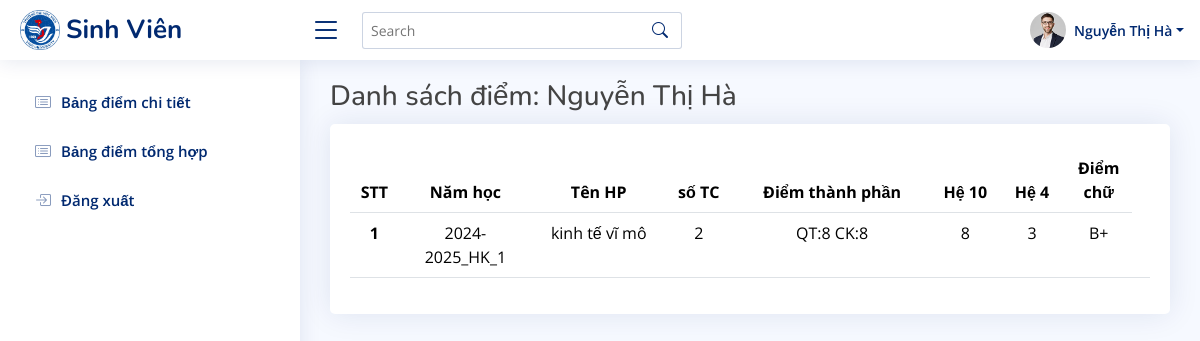
/thongtin/sinhvien/index.php?action=bang-diem-chi-tiet&masv=10000001 (signed in), run on the app's committed database.
### tables this page shows
CREATE TABLE `bangdiem` (
  `madiem` int(11) NOT NULL,
  `mahp` int(11) NOT NULL,
  `malhp` int(11) NOT NULL,
  `magv` int(11) NOT NULL,
  `masv` int(11) NOT NULL,
  `quatrinh` float DEFAULT NULL,
  `cuoiky` float DEFAULT NULL,
  `diemthilai` int(11) DEFAULT NULL,
  `sua` int(11) NOT NULL,
  `thilai` int(11) NOT NULL,
  `ngay_tao` varchar(255) NOT NULL,
  `ngay_sua` timestamp NOT NULL DEFAULT current_timestamp()
);

CREATE TABLE `usersv` (
  `idsv` int(11) NOT NULL,
  `usernamesv` varchar(50) NOT NULL,
  `password` varchar(255) NOT NULL,
  `email` varchar(100) NOT NULL,
  `sdt` int(11) NOT NULL,
  `diachi` varchar(255) NOT NULL,
  `congviec` varchar(255) NOT NULL,
  `gioithieu` text NOT NULL,
  `quoctich` varchar(255) NOT NULL,
  `malhc` int(11) NOT NULL,
  `created_at` timestamp NOT NULL DEFAULT current_timestamp() ON UPDATE current_timestamp()
);

CREATE TABLE `namhoc` (
  `idnam` int(11) NOT NULL,
  `nam_hoc` varchar(255) NOT NULL,
  `time` timestamp NOT NULL DEFAULT current_timestamp()
);

CREATE TABLE `qlhocphan` (
  `mahp` int(11) NOT NULL,
  `tenhp` varchar(255) NOT NULL,
  `sotinchi` int(11) NOT NULL,
  `makhoa` int(11) NOT NULL
);

### thongtin/sinhvien/modules/trungchuyen/bangdiem.php (the view)
<?php
$sql_danhsach = "SELECT * FROM bangdiem b
                    JOIN qllophocphan p ON p.malhp = b.malhp
                    JOIN qlhocphan h ON h.mahp = p.mahp
                    JOIN usersv s ON s.idsv = b.masv
                    JOIN namhoc n ON n.idnam = p.hoc_ky
                    WHERE b.masv = '$_GET[masv]'
                    AND b.quatrinh IS NOT NULL AND b.quatrinh != ''
                    AND b.cuoiky IS NOT NULL AND b.cuoiky != ''
                    ORDER BY b.madiem";
$query_danhsach = mysqli_query($mysqli,$sql_danhsach);
$query_danhsach2 = mysqli_query($mysqli,$sql_danhsach);
?>
<body>
<main id="main" class="main">
    <?php
        $row = mysqli_fetch_array($query_danhsach2);
        if($row){
        ?>
    <div class="pagetitle">
        <h3>Danh sách điểm: <?php echo $row['usernamesv'] ?> </h3>
    </div>
   <?php } ?>
    <section class="section dashboard">
        <div class="row">
            <div class="col-12">
                <div class="card recend-sales overflow-auto">
                    <div class="card-body mt-4">
                    <?php if ($query_danhsach->num_rows > 0): ?>
                        <table class="table table-broderless datatable">
                            <thead>
                                <tr>
                                    <th class="col-0 text-center">STT</th>
                                    <th class="col-2 text-center">Năm học </th>
                                    <th class="col-2 text-center">Tên HP </th>
                                    <th class="col-1 text-center">số TC</th>
                                    <th class="col-3 text-center">Điểm thành phần</th>
                                    <th class="col-1 text-center">Hệ 10</th>
                                    <th class="col-1 text-center">Hệ 4</th>
                                    <th class="col-1 text-center">Điểm chữ</th>
                                </tr>
                            </thead>
                            <body>
                                <?php
                                $i = 0;
                                while($row = mysqli_fetch_array($query_danhsach)){
                                    $i++;
                                ?>
                                <tr>
                                    <th class="text-center" scope="row"><?php echo $i ?> </th>
                                    <td class="text-center"><?php echo $row['nam_hoc'] ?></td>
                                    <td class="text-center"><?php echo $row['tenhp'] ?></td>
                                    <td class="text-center"><?php echo $row['sotinchi'] ?></td>
                                    <td class="text-center">QT:<?php echo $row['quatrinh'] ?>   CK:<?php echo $row['cuoiky'] ?></td>
                                    <td class="text-center"><?php echo ($row['quatrinh']+$row['cuoiky'])/2; ?></td>
                                    <td class="text-center"><?php
                                                            $average = ($row['quatrinh'] + $row['cuoiky']) / 2;
                                                            if ($average >= 8.5) {
                                                                $gpa = 4.0;
                                                            } elseif ($average >= 7.0) {
                                                                $gpa = 3.0;
                                                            } elseif ($average >= 5.5) {
                                                                $gpa = 2.0;
                                                            } elseif ($average >= 4.0) {
                                                                $gpa = 1.0;
                                                            } else {
                                                                $gpa = 0.0;
                                                            }
                                                            echo $gpa;
                                                            ?></td>
                                    <td class="text-center"><?php
                                                            $average = ($row['quatrinh'] + $row['cuoiky']) / 2;
                                                            if ($average >= 8.5) {
                                                                $gpa = 'A';
                                                            } elseif ($average >= 8) {
                                                                $gpa = 'B+';
                                                            } elseif ($average >= 7.0) {
                                                                $gpa = 'B';
                                                            } elseif ($average >= 6.5) {
                                                                $gpa = 'C+';
                                                            } elseif ($average >= 5.5) {
                                                                $gpa = 'C';
                                                            } elseif ($average >= 5) {
                                                                $gpa = 'D+';
                                                            } elseif ($average >= 4.0) {
                                                                $gpa = 'D';
                                                            } else {
                                                                $gpa = 'F';
                                                            }
                                                            echo $gpa;
                                                            ?></td>
                                    <td class="text-center">
                                    </td>
                                </tr>
                                <?php
                                }
                                ?>
                            </body>
                        </table>
                        <?php else: ?>
<h1>Chưa có tham gia học lớp nào</h1>
<?php endif; ?>
                    </div>
                </div>
            </div>
        </div>
    </section>
</main>
</body>

### thongtin/sinhvien/modules/header.php (shortened to what this page needs)
<?php
 $usersv = mysqli_real_escape_string($mysqli, $_SESSION['usersv']);
$sql_danhsach = "SELECT *
               FROM usersv
               WHERE idsv ='$usersv' ";
$query_danhsach = mysqli_query($mysqli,$sql_danhsach);
?>
<header id="header" class="header fixed-top d-flex align-items-center">
    <div class="d-flex align-items-center justify-content-between">
      <a href="http://localhost/cnpm/thongtin/sinhvien/" class="logo d-flex align-items-center">
        <img src="assets/img/logo.jpg" alt="">
        <span class="d-none d-lg-block">Sinh Viên</span>
      </a>
      <i class="bi bi-list toggle-sidebar-btn"></i>
    </div>
    <div class="search-bar">
      <form class="search-form d-flex align-items-center" method="POST" action="#">
        <input type="text" name="query" placeholder="Search" title="Enter search keyword">
        <button type="submit" title="Search"><i class="bi bi-search"></i></button>
      </form>
    </div>
    <nav class="header-nav ms-auto">
      <ul class="d-flex align-items-center">
     <li class="nav-item dropdown pe-3">
          <?php
          while($row = mysqli_fetch_array($query_danhsach)){
          ?>
          <a class="nav-link nav-profile d-flex align-items-center pe-0" href="#" data-bs-toggle="dropdown">
            <img src="assets/img/profile-img.jpg" alt="Profile" class="rounded-circle">
            <span class="d-none d-md-block dropdown-toggle ps-2"><?php echo $row['usernamesv'] ?></span>
          </a>
          <?php } ?>
     </li>
      </ul>
    </nav>
  </header>

### thongtin/sinhvien/assets/css/style.css (style rules this page uses)
:root { scroll-behavior: smooth; }
body { font-family: "Open Sans", sans-serif; background: #f6f9ff; color: #444444; }
a { color: #4154f1; text-decoration: none; }
h1, h2, h3, h4, h5, h6 { font-family: "Nunito", sans-serif; }
#main { margin-top: 60px; padding: 20px 30px; transition: all 0.3s; }
.pagetitle { margin-bottom: 10px; }
.card { margin-bottom: 30px; border: none; border-radius: 5px; box-shadow: 0px 0 30px rgba(1, 41, 112, 0.1); }
.card-body { padding: 0 20px 20px 20px; }
.logo { line-height: 1; }
@media (min-width: 1200px) { .logo { width: 280px; } }
.logo img { max-height: 40px; margin-right: 6px; }
.logo span { font-size: 26px; font-weight: 700; color: #012970; font-family: "Nunito", sans-serif; }
.header { transition: all 0.5s; z-index: 997; height: 60px; box-shadow: 0px 2px 20px rgba(1, 41, 112, 0.1); background-color: #fff; padding-left: 20px; }
.header .toggle-sidebar-btn { font-size: 32px; padding-left: 10px; cursor: pointer; color: #012970; }
.header .search-bar { min-width: 360px; padding: 0 20px; }
.header .search-form { width: 100%; }
.header .search-form input { border: 0; font-size: 14px; color: #012970; border: 1px solid rgba(1, 41, 112, 0.2); padding: 7px 38px 7px 8px; border-radius: 3px; transition: 0.3s; width: 100%; }
.header .search-form button { border: 0; padding: 0; margin-left: -30px; background: none; }
.header .search-form button i { color: #012970; }
.header-nav ul { list-style: none; }
.header-nav>ul { margin: 0; padding: 0; }
.header-nav .nav-profile { color: #012970; }
.header-nav .nav-profile img { max-height: 36px; }
.header-nav .nav-profile span { font-size: 14px; font-weight: 600; }
@media (min-width: 1200px) { #main, #footer { margin-left: 300px; } }

### data on the page
bangdiem: masv.usernamesv "Nguyễn Thị Hà", namhoc.nam_hoc "2024-2025_HK_1", mahp.tenhp "kinh tế vĩ mô", mahp.sotinchi "2", quatrinh "8", cuoiky "8", ($row['quatrinh']+$row['cuoiky'])/2 "8", gpa "3", gpa "B+"
usersv: usernamesv "Nguyễn Thị Hà"
